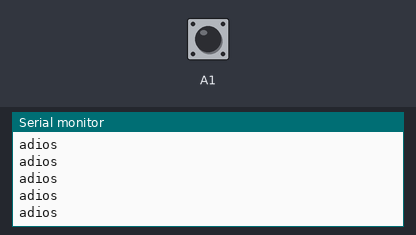
The sketch below on a simulated Arduino Uno, built with avr-gcc and run on an emulated ATmega328P. Parts: the last lines printed to the serial monitor. The inputs (shaded band) are chosen by the test bench; at power-on: A1 LOW.

Above: at 1.2 s.
1.3 s: A1 driven HIGH
At 1.8 s:
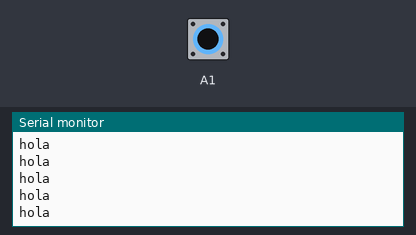
3.2 s: A1 pulsed LOW 2 times (0.12 s each, 0.3 s apart)
6.8 s: A1 driven LOW
At 7.5 s:
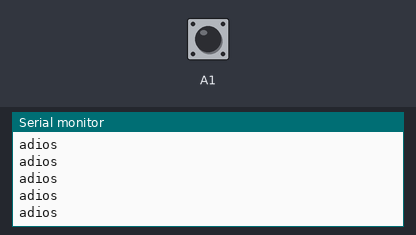

Measured:
- after the input at 1.3 s, the serial monitor: prints a new line at once (image 1)
- after the input at 6.8 s, the serial monitor: prints a new line at once (image 2)

The sketch:

sketch_jul30a.ino
```cpp
#include <SoftwareSerial.h>
SoftwareSerial HC12(10, 11); // HC-12 TX Pin, HC-12 RX Pin

String data = "";
int num = 27;

void setup() {
  Serial.begin(9600);             // Serial port to computer
  HC12.begin(9600);               // Serial port to HC12
  pinMode(A1,INPUT);
}
void loop() {

  if(digitalRead(A1) == HIGH){
    data = "hola\n";
    num = 1;
    Serial.println(data);
    HC12.println(data);      // Send that data to HC-12
  }
  else{
    data = "adios\n";
    num = 0;
    Serial.println(data);
    HC12.println(data);      // Send that data to HC-12
  }

}
```
